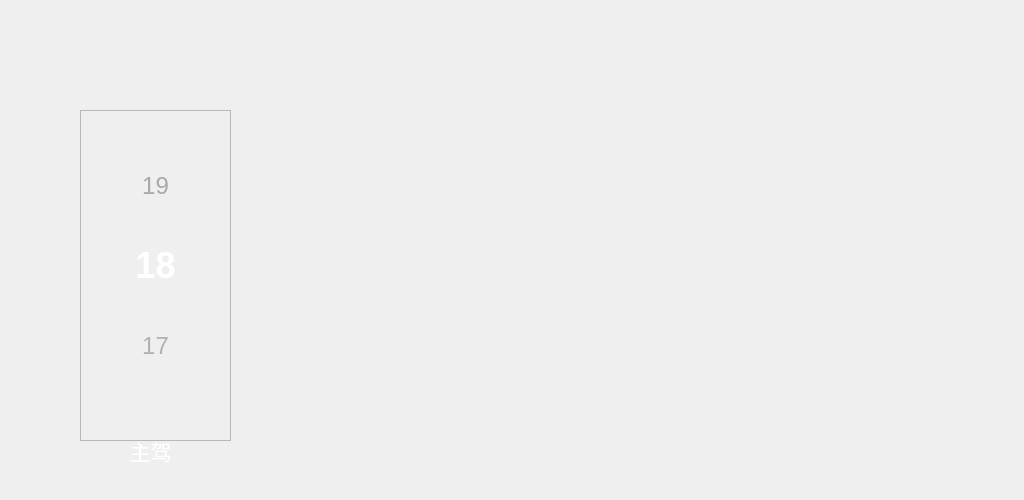
<?xml version="1.0" encoding="UTF-8"?>
<ui version="4.0">
 <class>AirScreen</class>
 <widget class="QWidget" name="AirScreen">
  <property name="geometry">
   <rect>
    <x>0</x>
    <y>0</y>
    <width>1024</width>
    <height>500</height>
   </rect>
  </property>
  <property name="windowTitle">
   <string>Form</string>
  </property>
  <property name="styleSheet">
   <string notr="true">#air
{
	border-image: url(:/background/bg/set4.png);
}</string>
  </property>
  <widget class="QFrame" name="frame_2">
   <property name="geometry">
    <rect>
     <x>80</x>
     <y>110</y>
     <width>151</width>
     <height>331</height>
    </rect>
   </property>
   <property name="frameShape">
    <enum>QFrame::StyledPanel</enum>
   </property>
   <property name="frameShadow">
    <enum>QFrame::Raised</enum>
   </property>
   <widget class="QPushButton" name="pushButton_up">
    <property name="geometry">
     <rect>
      <x>10</x>
      <y>10</y>
      <width>131</width>
      <height>41</height>
     </rect>
    </property>
    <property name="text">
     <string/>
    </property>
    <property name="icon">
     <iconset resource="image.qrc">
      <normaloff>:/background/air/red_icon.png</normaloff>:/background/air/red_icon.png</iconset>
    </property>
    <property name="iconSize">
     <size>
      <width>60</width>
      <height>60</height>
     </size>
    </property>
    <property name="flat">
     <bool>true</bool>
    </property>
   </widget>
   <widget class="QLabel" name="smallTemp">
    <property name="geometry">
     <rect>
      <x>40</x>
      <y>60</y>
      <width>71</width>
      <height>31</height>
     </rect>
    </property>
    <property name="palette">
     <palette>
      <active>
       <colorrole role="WindowText">
        <brush brushstyle="SolidPattern">
         <color alpha="255">
          <red>168</red>
          <green>168</green>
          <blue>168</blue>
         </color>
        </brush>
       </colorrole>
      </active>
      <inactive>
       <colorrole role="WindowText">
        <brush brushstyle="SolidPattern">
         <color alpha="255">
          <red>168</red>
          <green>168</green>
          <blue>168</blue>
         </color>
        </brush>
       </colorrole>
      </inactive>
      <disabled>
       <colorrole role="WindowText">
        <brush brushstyle="SolidPattern">
         <color alpha="255">
          <red>120</red>
          <green>120</green>
          <blue>120</blue>
         </color>
        </brush>
       </colorrole>
      </disabled>
     </palette>
    </property>
    <property name="styleSheet">
     <string notr="true">    font-size: 24px;</string>
    </property>
    <property name="text">
     <string>19</string>
    </property>
    <property name="alignment">
     <set>Qt::AlignCenter</set>
    </property>
   </widget>
   <widget class="QLabel" name="currentTemp">
    <property name="geometry">
     <rect>
      <x>40</x>
      <y>140</y>
      <width>71</width>
      <height>31</height>
     </rect>
    </property>
    <property name="styleSheet">
     <string notr="true">  color: white;
    font-size: 36px;
    font-weight: bold;</string>
    </property>
    <property name="text">
     <string>18</string>
    </property>
    <property name="alignment">
     <set>Qt::AlignCenter</set>
    </property>
   </widget>
   <widget class="QLabel" name="loText">
    <property name="geometry">
     <rect>
      <x>40</x>
      <y>220</y>
      <width>71</width>
      <height>31</height>
     </rect>
    </property>
    <property name="palette">
     <palette>
      <active>
       <colorrole role="WindowText">
        <brush brushstyle="SolidPattern">
         <color alpha="255">
          <red>177</red>
          <green>177</green>
          <blue>177</blue>
         </color>
        </brush>
       </colorrole>
      </active>
      <inactive>
       <colorrole role="WindowText">
        <brush brushstyle="SolidPattern">
         <color alpha="255">
          <red>177</red>
          <green>177</green>
          <blue>177</blue>
         </color>
        </brush>
       </colorrole>
      </inactive>
      <disabled>
       <colorrole role="WindowText">
        <brush brushstyle="SolidPattern">
         <color alpha="255">
          <red>120</red>
          <green>120</green>
          <blue>120</blue>
         </color>
        </brush>
       </colorrole>
      </disabled>
     </palette>
    </property>
    <property name="styleSheet">
     <string notr="true">
    font-size: 24px;</string>
    </property>
    <property name="text">
     <string>17</string>
    </property>
    <property name="alignment">
     <set>Qt::AlignCenter</set>
    </property>
   </widget>
   <widget class="QPushButton" name="pushButton_down">
    <property name="geometry">
     <rect>
      <x>10</x>
      <y>270</y>
      <width>131</width>
      <height>41</height>
     </rect>
    </property>
    <property name="text">
     <string/>
    </property>
    <property name="icon">
     <iconset resource="image.qrc">
      <normaloff>:/background/air/blue_icon.png</normaloff>:/background/air/blue_icon.png</iconset>
    </property>
    <property name="iconSize">
     <size>
      <width>60</width>
      <height>60</height>
     </size>
    </property>
    <property name="flat">
     <bool>true</bool>
    </property>
   </widget>
  </widget>
  <widget class="QFrame" name="frame">
   <property name="geometry">
    <rect>
     <x>240</x>
     <y>100</y>
     <width>531</width>
     <height>301</height>
    </rect>
   </property>
   <property name="styleSheet">
    <string notr="true">QFrame#frame {
    border-radius: 12px;
}</string>
   </property>
   <property name="frameShape">
    <enum>QFrame::StyledPanel</enum>
   </property>
   <property name="frameShadow">
    <enum>QFrame::Raised</enum>
   </property>
   <widget class="QLabel" name="label">
    <property name="geometry">
     <rect>
      <x>260</x>
      <y>0</y>
      <width>271</width>
      <height>301</height>
     </rect>
    </property>
    <property name="text">
     <string/>
    </property>
    <property name="pixmap">
     <pixmap resource="image.qrc">:/background/air/person.png</pixmap>
    </property>
    <property name="scaledContents">
     <bool>true</bool>
    </property>
   </widget>
   <widget class="QLabel" name="label_window">
    <property name="geometry">
     <rect>
      <x>100</x>
      <y>20</y>
      <width>371</width>
      <height>191</height>
     </rect>
    </property>
    <property name="text">
     <string/>
    </property>
    <property name="pixmap">
     <pixmap resource="image.qrc">:/background/air/up_no.png</pixmap>
    </property>
    <property name="scaledContents">
     <bool>true</bool>
    </property>
   </widget>
   <widget class="QLabel" name="label_boby2">
    <property name="geometry">
     <rect>
      <x>110</x>
      <y>60</y>
      <width>411</width>
      <height>151</height>
     </rect>
    </property>
    <property name="text">
     <string/>
    </property>
    <property name="pixmap">
     <pixmap resource="image.qrc">:/background/air/mid_no.png</pixmap>
    </property>
    <property name="scaledContents">
     <bool>true</bool>
    </property>
   </widget>
   <widget class="QLabel" name="label_foot">
    <property name="geometry">
     <rect>
      <x>120</x>
      <y>110</y>
      <width>371</width>
      <height>171</height>
     </rect>
    </property>
    <property name="text">
     <string/>
    </property>
    <property name="pixmap">
     <pixmap resource="image.qrc">:/background/air/down_no.png</pixmap>
    </property>
    <property name="scaledContents">
     <bool>true</bool>
    </property>
   </widget>
   <widget class="QPushButton" name="pushButton_window">
    <property name="geometry">
     <rect>
      <x>10</x>
      <y>10</y>
      <width>91</width>
      <height>71</height>
     </rect>
    </property>
    <property name="text">
     <string/>
    </property>
    <property name="icon">
     <iconset resource="image.qrc">
      <normaloff>:/background/air/ice_shuang.png</normaloff>:/background/air/ice_shuang.png</iconset>
    </property>
    <property name="iconSize">
     <size>
      <width>50</width>
      <height>50</height>
     </size>
    </property>
    <property name="flat">
     <bool>true</bool>
    </property>
   </widget>
   <widget class="QPushButton" name="pushButton_boby">
    <property name="geometry">
     <rect>
      <x>10</x>
      <y>120</y>
      <width>91</width>
      <height>71</height>
     </rect>
    </property>
    <property name="text">
     <string/>
    </property>
    <property name="icon">
     <iconset resource="image.qrc">
      <normaloff>:/background/air/right_icon.png</normaloff>:/background/air/right_icon.png</iconset>
    </property>
    <property name="iconSize">
     <size>
      <width>50</width>
      <height>50</height>
     </size>
    </property>
    <property name="flat">
     <bool>true</bool>
    </property>
   </widget>
   <widget class="QPushButton" name="pushButton_foot">
    <property name="geometry">
     <rect>
      <x>10</x>
      <y>220</y>
      <width>91</width>
      <height>71</height>
     </rect>
    </property>
    <property name="text">
     <string/>
    </property>
    <property name="icon">
     <iconset resource="image.qrc">
      <normaloff>:/background/air/down_icon.png</normaloff>:/background/air/down_icon.png</iconset>
    </property>
    <property name="iconSize">
     <size>
      <width>50</width>
      <height>50</height>
     </size>
    </property>
    <property name="flat">
     <bool>true</bool>
    </property>
   </widget>
  </widget>
  <widget class="QLabel" name="label_bg">
   <property name="geometry">
    <rect>
     <x>690</x>
     <y>90</y>
     <width>1024</width>
     <height>531</height>
    </rect>
   </property>
   <property name="text">
    <string/>
   </property>
  </widget>
  <widget class="QWidget" name="layoutWidget">
   <property name="geometry">
    <rect>
     <x>90</x>
     <y>0</y>
     <width>671</width>
     <height>88</height>
    </rect>
   </property>
   <layout class="QHBoxLayout" name="horizontalLayout">
    <item>
     <widget class="QPushButton" name="pushButton_auto">
      <property name="text">
       <string/>
      </property>
      <property name="icon">
       <iconset resource="image.qrc">
        <normaloff>:/background/air/auto_icon.png</normaloff>:/background/air/auto_icon.png</iconset>
      </property>
      <property name="iconSize">
       <size>
        <width>80</width>
        <height>80</height>
       </size>
      </property>
      <property name="flat">
       <bool>true</bool>
      </property>
     </widget>
    </item>
    <item>
     <widget class="QPushButton" name="pushButton_wind">
      <property name="text">
       <string/>
      </property>
      <property name="icon">
       <iconset resource="image.qrc">
        <normaloff>:/background/air/wind_btn_open.png</normaloff>:/background/air/wind_btn_open.png</iconset>
      </property>
      <property name="iconSize">
       <size>
        <width>80</width>
        <height>80</height>
       </size>
      </property>
      <property name="flat">
       <bool>true</bool>
      </property>
     </widget>
    </item>
    <item>
     <widget class="QPushButton" name="pushButton_snow">
      <property name="text">
       <string/>
      </property>
      <property name="icon">
       <iconset resource="image.qrc">
        <normaloff>:/background/air/snow_icon.png</normaloff>:/background/air/snow_icon.png</iconset>
      </property>
      <property name="iconSize">
       <size>
        <width>80</width>
        <height>80</height>
       </size>
      </property>
      <property name="flat">
       <bool>true</bool>
      </property>
     </widget>
    </item>
    <item>
     <widget class="QPushButton" name="pushButton_loop">
      <property name="text">
       <string/>
      </property>
      <property name="icon">
       <iconset resource="image.qrc">
        <normaloff>:/background/air/loop_lock.png</normaloff>:/background/air/loop_lock.png</iconset>
      </property>
      <property name="iconSize">
       <size>
        <width>80</width>
        <height>80</height>
       </size>
      </property>
      <property name="flat">
       <bool>true</bool>
      </property>
     </widget>
    </item>
    <item>
     <widget class="QPushButton" name="pushButton_tong">
      <property name="text">
       <string/>
      </property>
      <property name="icon">
       <iconset resource="image.qrc">
        <normaloff>:/background/air/windding.png</normaloff>:/background/air/windding.png</iconset>
      </property>
      <property name="iconSize">
       <size>
        <width>80</width>
        <height>80</height>
       </size>
      </property>
      <property name="flat">
       <bool>true</bool>
      </property>
     </widget>
    </item>
    <item>
     <widget class="QPushButton" name="pushButton_shuang">
      <property name="text">
       <string/>
      </property>
      <property name="icon">
       <iconset resource="image.qrc">
        <normaloff>:/background/air/wram.png</normaloff>:/background/air/wram.png</iconset>
      </property>
      <property name="iconSize">
       <size>
        <width>80</width>
        <height>80</height>
       </size>
      </property>
      <property name="flat">
       <bool>true</bool>
      </property>
     </widget>
    </item>
   </layout>
  </widget>
  <widget class="QLabel" name="label_5">
   <property name="geometry">
    <rect>
     <x>100</x>
     <y>430</y>
     <width>101</width>
     <height>41</height>
    </rect>
   </property>
   <property name="palette">
    <palette>
     <active>
      <colorrole role="WindowText">
       <brush brushstyle="SolidPattern">
        <color alpha="255">
         <red>255</red>
         <green>255</green>
         <blue>255</blue>
        </color>
       </brush>
      </colorrole>
     </active>
     <inactive>
      <colorrole role="WindowText">
       <brush brushstyle="SolidPattern">
        <color alpha="255">
         <red>255</red>
         <green>255</green>
         <blue>255</blue>
        </color>
       </brush>
      </colorrole>
     </inactive>
     <disabled>
      <colorrole role="WindowText">
       <brush brushstyle="SolidPattern">
        <color alpha="255">
         <red>120</red>
         <green>120</green>
         <blue>120</blue>
        </color>
       </brush>
      </colorrole>
     </disabled>
    </palette>
   </property>
   <property name="font">
    <font>
     <family>Arial</family>
     <pointsize>16</pointsize>
     <weight>50</weight>
     <bold>false</bold>
    </font>
   </property>
   <property name="text">
    <string>主驾</string>
   </property>
   <property name="alignment">
    <set>Qt::AlignCenter</set>
   </property>
  </widget>
  <widget class="WindSpeedControl" name="widget" native="true">
   <property name="geometry">
    <rect>
     <x>260</x>
     <y>410</y>
     <width>511</width>
     <height>80</height>
    </rect>
   </property>
  </widget>
 </widget>
 <customwidgets>
  <customwidget>
   <class>WindSpeedControl</class>
   <extends>QWidget</extends>
   <header location="global">WindSpeedControl.h</header>
   <container>1</container>
  </customwidget>
 </customwidgets>
 <resources>
  <include location="image.qrc"/>
 </resources>
 <connections/>
</ui>
